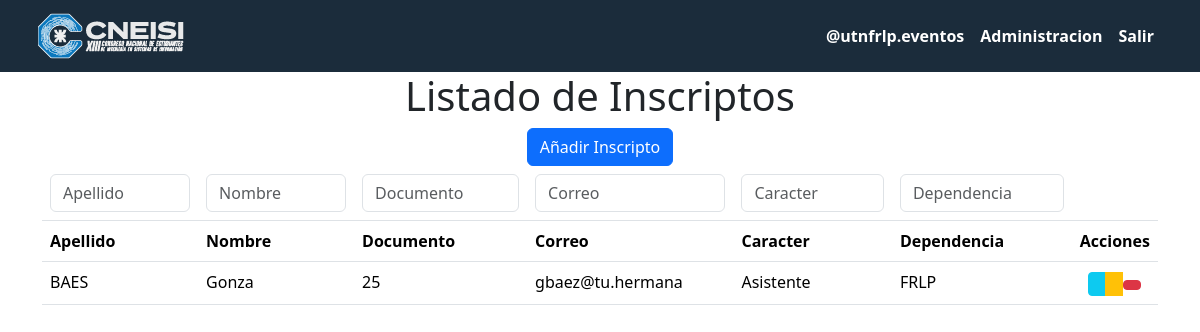
The page /usuarios/coordinador/home (signed in) on the database as committed earlier.
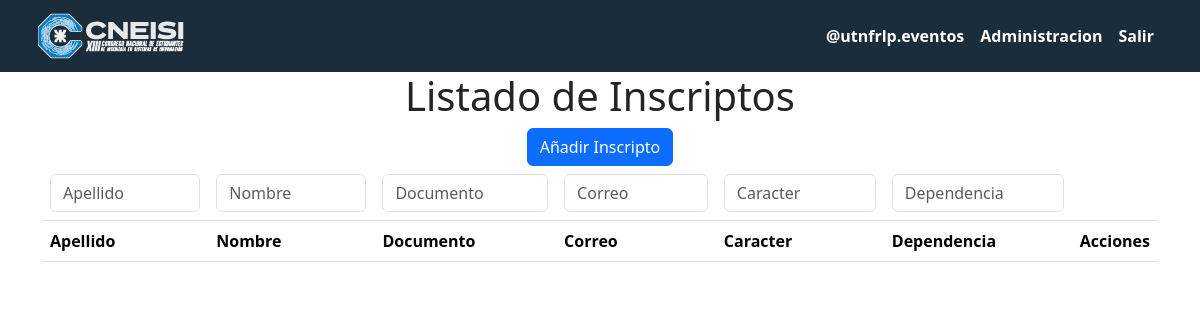
The same page on the database as committed later.
### core/models.py (models this page shows, shortened)
class Usuarios(models.Model):
    user = models.OneToOneField(User, on_delete=models.CASCADE)
    documento = models.IntegerField(unique=True)
    cuit = models.PositiveBigIntegerField()
    fecha_nacimiento = models.DateField()
    telefono_personal = PhoneNumberField()
    telefono_emergencia = PhoneNumberField()
    caracter = models.CharField(
        max_length=15, choices=CARACTER_CHOICES, default='asistente')
    grupo_sangineo = models.CharField(max_length=4, choices=GRUPO_FACTOR_CHOICES)
    regimen_comida = models.CharField(max_length=15, choices=REGIMEN_COMIDA_CHOICES)
    regimen_comida_otro = models.TextField(blank=True, null=True)
    talle_ropa = models.ForeignKey('TallesRemeras', on_delete=models.CASCADE)
    alergia = models.CharField(max_length=2, choices={'si': 'Si', 'no': 'No'})
    alergia_otro = models.TextField(blank=True, null=True)
    medicamento = models.CharField(max_length=2, choices={'si': 'Si', 'no': 'No'})
    medicamento_otro = models.TextField(blank=True, null=True)
    class Meta:
        abstract = True

class UserAsistente(Usuarios):
    dependencia = models.ForeignKey(
        'Dependencia', on_delete=models.CASCADE)
    class Meta:
        managed = True
        verbose_name = 'Asistente'
        verbose_name_plural = 'Asistentes'

class Dependencia(models.Model):
    nombre_largo = models.CharField(max_length=100)
    nombre_corto = models.CharField(max_length=10)
    cupo = models.IntegerField()

### core/views.py (the view)
# urls.py: path('coordinador/home', InscriptosList.as_view(), name='coordinador_home'),
class InscriptosList(GroupRequiredMixin, ListView):
    model = UserAsistente
    template_name = 'usuarios/coordinador_home.html'
    group_name = 'coordinador'
    def get_queryset(self):
        usuario_actual = UserCoordinador.objects.get(user=self.request.user)
        dependencias = usuario_actual.dependencia.all()
        return UserAsistente.objects.filter(dependencia__in=dependencias).distinct()

### core/mixins.py (called while the page is built)
    def dispatch(self, request, *args, **kwargs):
        if not request.user.is_authenticated or not request.user.groups.filter(name=self.group_name).exists():
            return redirect('home')
        return super().dispatch(request, *args, **kwargs)

### core/templatetags/user_tags.py (called while the page is built)
@register.filter('has_group')
def has_group(user, group_name):
    groups = user.groups.all().values_list('name', flat=True)
    return True if group_name in groups else False

### core/templates/usuarios/coordinador_home.html (shortened to what this page needs)
{% extends 'base.html' %} {% load django_bootstrap5 %} {% load bootstrap_icons %} {% block content %}
    <div class="container">
        <div class="row">
            <div class="col-md-12 text-center">
                <h1>Listado de Inscriptos</h1>
            </div>
            <div style='display: flex; justify-content: center; align-items: center;'>
                <a role="button" style='margin: 0 20px' href="{% url 'coordinador_inscribir_uno' %}" class="btn btn-primary btn-md">Añadir Inscripto</a>
            </div>
            <div class="col-md-12">
                <table class="table table-hover">
                    <thead>
                        <tr>
                            <th><input type="text" id="filterApellido" class="form-control" placeholder="Apellido"></th>
                            <th><input type="text" id="filterNombre" class="form-control" placeholder="Nombre"></th>
                            <th><input type="text" id="filterDocumento" class="form-control" placeholder="Documento"></th>
                            <th><input type="email" id="filterCorreo" class="form-control" placeholder="Correo"></th>
                            <th><input type="text" id="filterCaracter" class="form-control" placeholder="Caracter"></th>
                            <th><input type="text" id="filterDependencia" class="form-control" placeholder="Dependencia"></th>
                            <th class="text-center">
                            </th>
                        </tr>
                        <tr>
                            <th>Apellido</th>
                            <th>Nombre</th>
                            <th>Documento</th>
                            <th>Correo</th>
                            <th>Caracter</th>
                            <th>Dependencia</th>
                            <th class="text-center">Acciones</th>
                        </tr>
                    </thead>
                    <tbody id="inscriptosTableBody">
                        {% for un_inscripto in object_list %}
                        <tr>
                            <td>{{ un_inscripto.user.last_name.upper }}</td>
                            <td>{{ un_inscripto.user.first_name.title }}</td>
                            <td>{{ un_inscripto.documento }}</td>
                            <td>{{ un_inscripto.user.email }}</td>
                            <td>{{ un_inscripto.caracter.title }}</td>
                            <td>{{ un_inscripto.dependencia.nombre_corto.upper }}</td>
                            <td class="text-center">
                            <div class="btn-group" role="group">
                                <a class="btn btn-info btn-sm" href="{% url 'coordinador_ver_asistente' pk=un_inscripto.pk %}" role="button" target="_blank">{% bs_icon 'eye' %}</a>
                                <a class="btn btn-warning btn-sm" href="{% url 'coordinador_editar_asistente' pk=un_inscripto.pk %}" role="button">{% bs_icon 'pencil-square' %}</a>
                                <form action="{% url 'coordinador_eliminar_asistente' pk=un_inscripto.pk %}" method="post" style="display: inline">
                                    <button class="btn btn-danger btn-sm" type="submit">{% bs_icon 'trash3' %}</button>
                                </form>
                                </div>
                            </td>
                        </tr>
                        {% endfor %}
                    </tbody>
                </table>
            </div>
        </div>
    </div>
{% endblock %}

Rows that differ between the two databases and show on the page:
removed UserAsistente: user.last_name "BAES", user.first_name "Gonza", documento "25", user.email "gbaez@tu.hermana", caracter "Asistente", dependencia.nombre_corto "FRLP"
